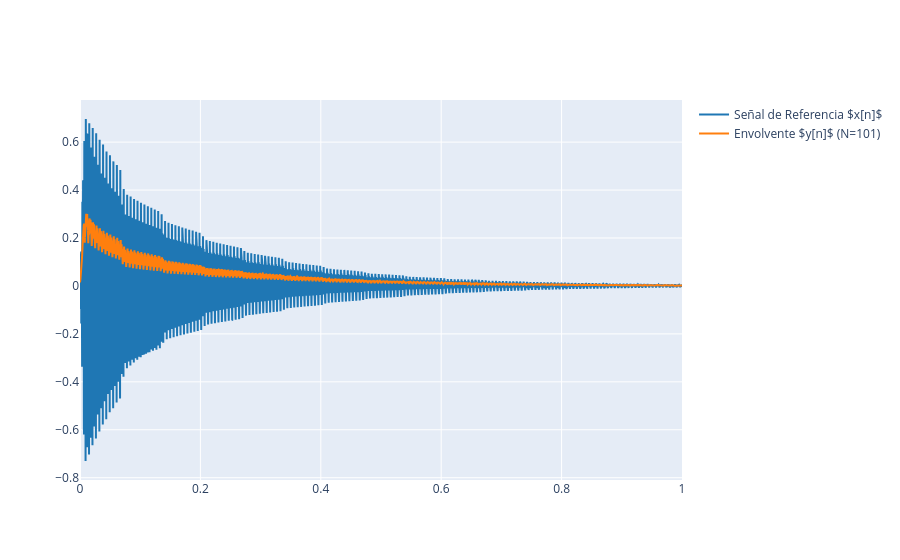

Here is the notebook cell this chart was saved with:
### Markdown cell above
2.2 Load your reference signal and calculate its envelope using the function you designed. Plot the reference signal and envelope in the same figure.

### Code cell
import numpy as np
# Se asume que 'load_audio' y 'plot_signals' están disponibles desde 'util'

# ----------------------------------------------------------------------
# 2.1 Definición de la función envelope(x, N)
# Basado en tus fragmentos: np.abs(x) seguido de np.convolve(..., mode='same')
def envelope(x, N):
    """
    Extrae la envolvente de la señal x usando rectificación y un filtro 
    promediador de N puntos.
    """
    # Full-wave rectifier (absolute value)
    w = np.abs(x)
    
    # N-point averaging filter coefficients
    b = np.ones(N) / N
    
    # Convolve with 'same' mode to keep the same length
    y = np.convolve(w, b, mode='same')
    
    return y
# ----------------------------------------------------------------------

# In [ ]:

# 2.2 Load your reference signal and calculate its envelope...

# 1. Cargar la señal de referencia
try:
    # Utiliza la función proporcionada por tu laboratorio
    x_ref, fs_ref = load_audio("audio/audio.wav") 
except NameError:
    print("Error: Asegúrate de importar 'load_audio' y 'plot_signals' desde 'util'.")
    # Puedes añadir un ejemplo de señal aquí si el error persiste.
    
# 2. Definir N y calcular la envolvente
N = 101  # Valor de ejemplo. Cámbialo para el punto 2.3.
y_env = envelope(x_ref, N)

# 3. Plotear la señal original y la envolvente en la misma figura
plot_signals(
    [x_ref, y_env], 
    fs_ref, 
    name=['Señal de Referencia $x[n]$', f'Envolvente $y[n]$ (N={N})'], 
    mode='lines'
)

### Figure 1 — Plotly figure (JSON) as saved in the notebook; plotly's stock layout.template omitted (floating-point values rounded to 4 significant figures; data arrays with more than 128 entries replaced by an {"elided": "..."} marker saying what was removed)
{"data": [{"line": {"color": "#1f77b4", "shape": "linear"}, "mode": "lines", "name": "Señal de Referencia $x[n]$", "type": "scatter", "x": {"elided": "44100 float values"}, "y": {"elided": "44100 float values"}}, {"line": {"color": "#ff7f0e", "shape": "linear"}, "mode": "lines", "name": "Envolvente $y[n]$ (N=101)", "type": "scatter", "x": {"elided": "44100 float values"}, "y": {"elided": "44100 float values"}}], "layout": {}}
